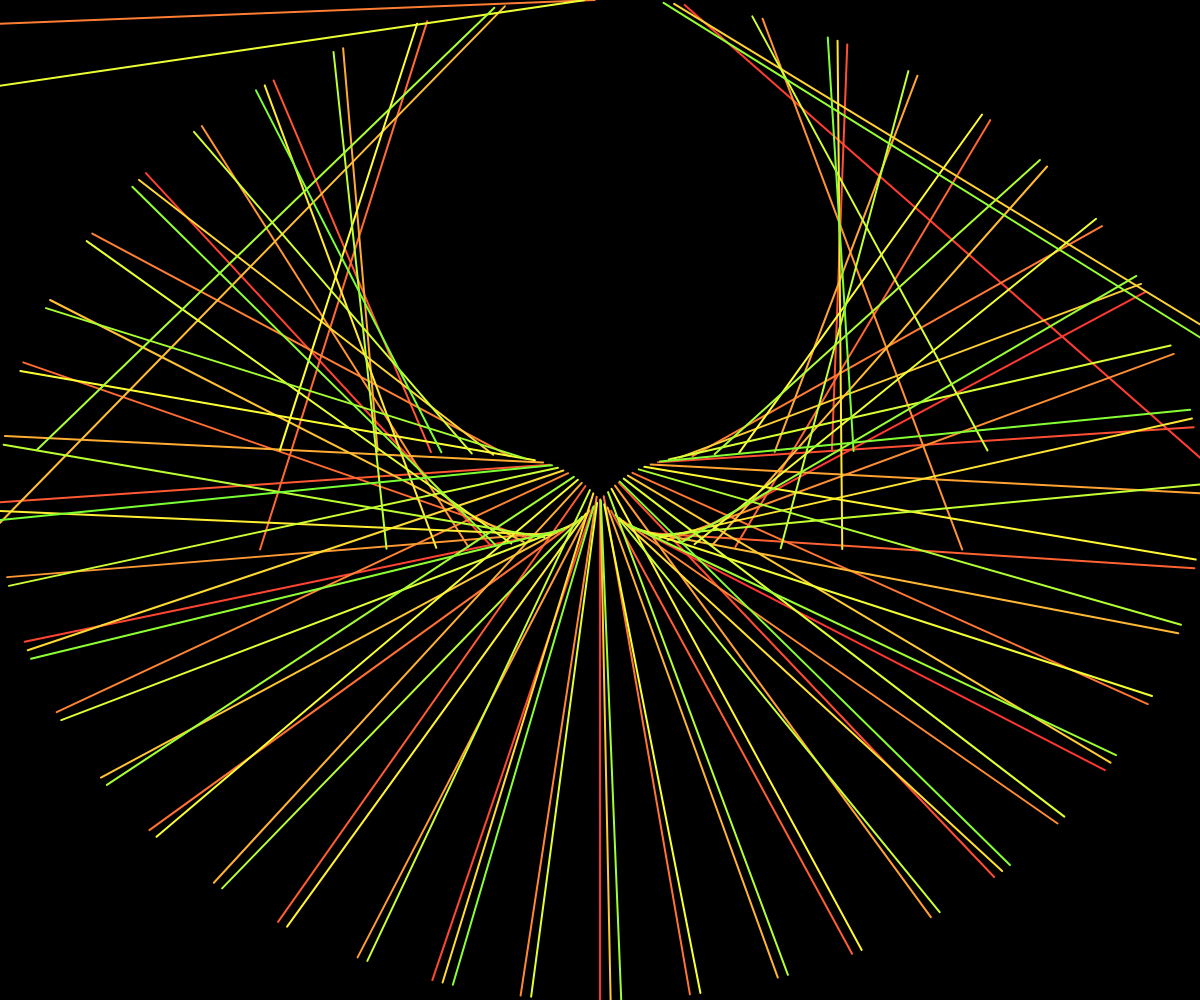
Frame 1 (no input)
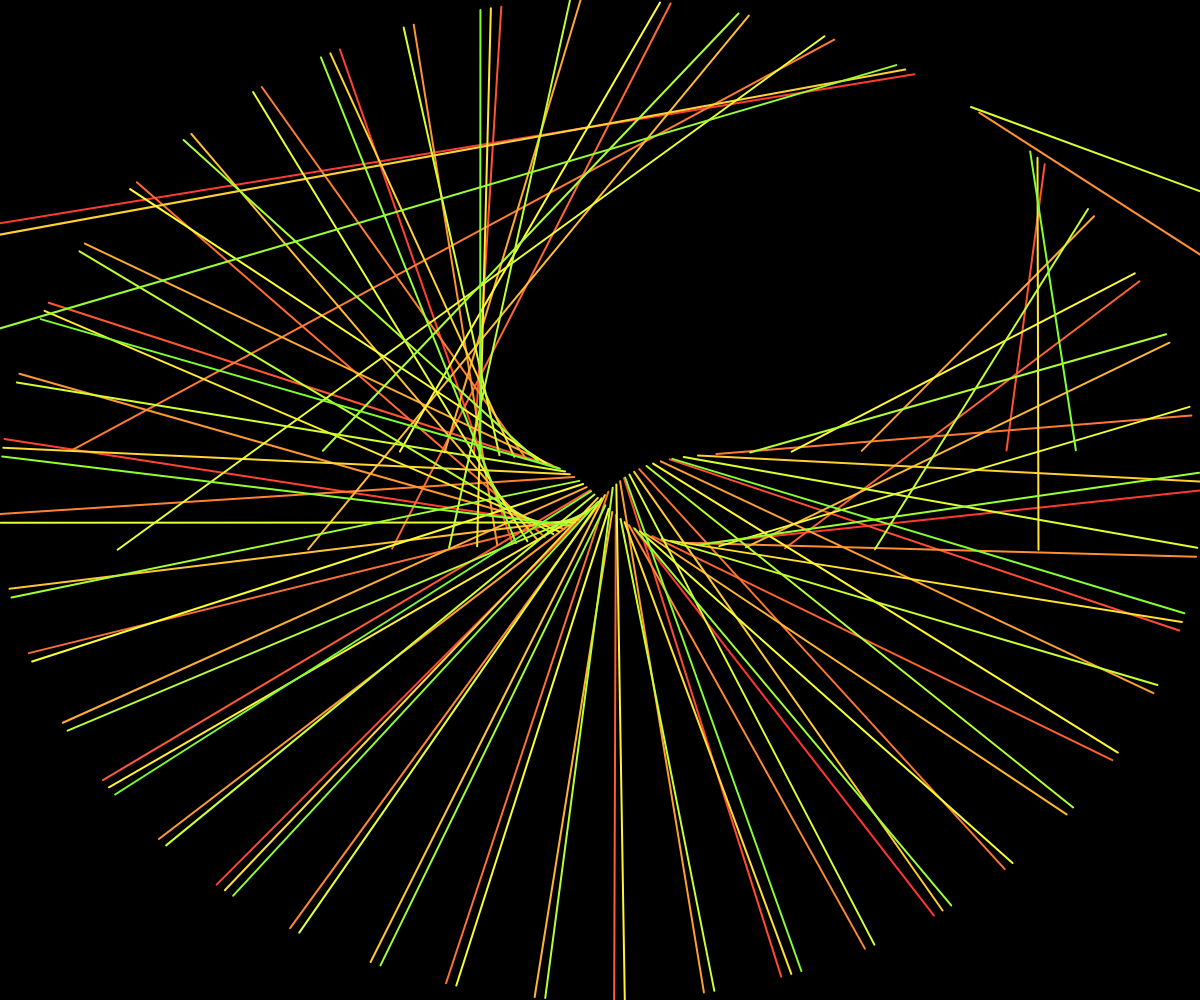
Frame 60 (no input)
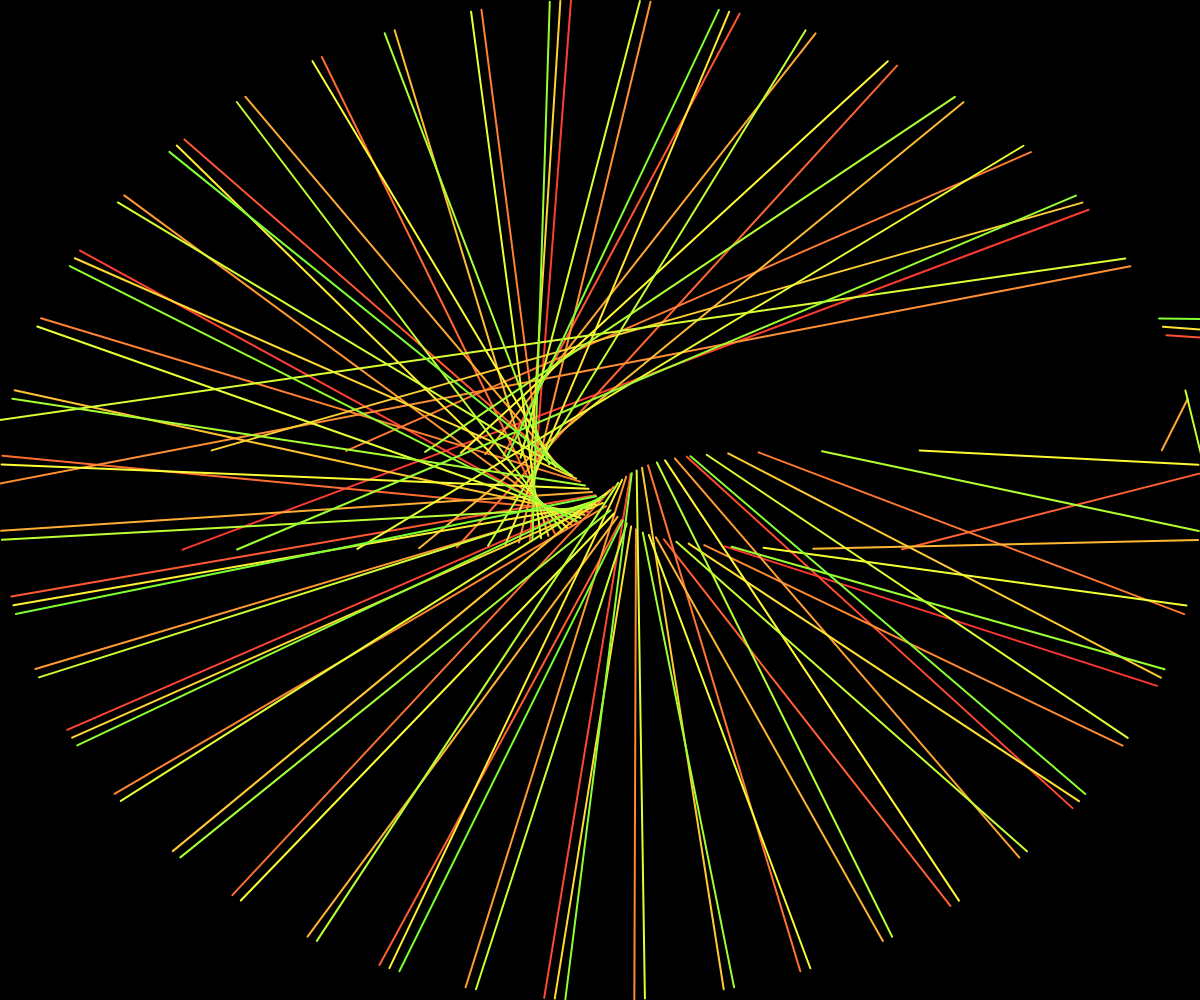
Frame 120 (the mouse pressed at the canvas centre since frame 60)

The p5.js sketch that drew these frames (run headless with seeded random() and noise() and a simulated clock; from frame 60 on, the mouse is pressed at the canvas centre):

// p5.js sketch
// ── sketch.js
let angle = 0;

function setup() {
  createCanvas(windowWidth, windowHeight);
  frameRate(30); // Устанавливает 30 кадров в секунду для плавного анимационного эффекта
  colorMode(HSB, 360, 100, 100); // Цветовая модель HSB
}

function draw() {
  background(0);
  translate(width / 2, height / 2); // Центрирование холста
  
  strokeWeight(2); // Толщина линий
  for (let i = 0; i < 100; i++) {
    stroke((angle + i) % 360, 80, 100); // Цвет линий меняется на основе угла
    line(sin(angle + i) * width * 0.5, cos(angle + i) * height * 0.5, tan(angle + i * 0.5) * 50, sin(angle + i * 0.5) * 50);
  }
  
  angle += 0.01; // Плавное увеличение угла
}

function windowResized() {
  resizeCanvas(windowWidth, windowHeight); // Автоматическое изменение размера холста при изменении окна
}

// ── style.css
canvas {
    filter: blur(2px) brightness(1.2) contrast(1.5);
  }
